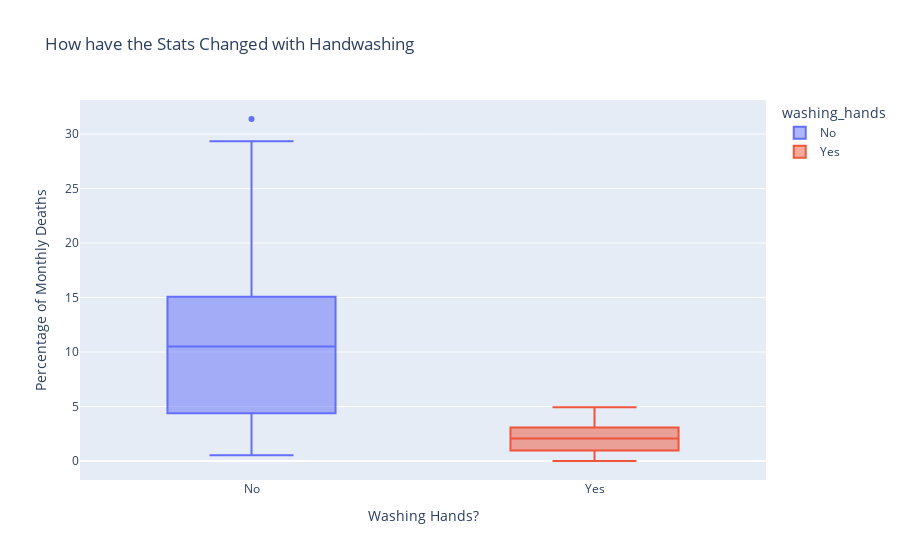

The notebook cell this image was saved under:
### Code cell
box = px.box(df_monthly,
             x="washing_hands",
             y="pct_deaths",
             color="washing_hands",
             title="How have the Stats Changed with Handwashing")

box.update_layout(xaxis_title="Washing Hands?",
                  yaxis_title="Percentage of Monthly Deaths")

box.show()

### Figure 1 — Plotly figure (JSON) as saved in the notebook; plotly's stock layout.template omitted (floating-point values rounded to 4 significant figures)
{"data": [{"alignmentgroup": "True", "hovertemplate": "washing_hands=%{x}<br>pct_deaths=%{y}<extra></extra>", "legendgroup": "No", "marker": {"color": "#636efa"}, "name": "No", "notched": false, "offsetgroup": "No", "orientation": "v", "showlegend": true, "type": "box", "x": ["No", "No", "No", "No", "No", "No", "No", "No", "No", "No", "No", "No", "No", "No", "No", "No", "No", "No", "No", "No", "No", "No", "No", "No", "No", "No", "No", "No", "No", "No", "No", "No", "No", "No", "No", "No", "No", "No", "No", "No", "No", "No", "No", "No", "No", "No", "No", "No", "No", "No", "No", "No", "No", "No", "No", "No", "No", "No", "No", "No", "No", "No", "No", "No", "No", "No", "No", "No", "No", "No", "No", "No", "No", "No", "No", "No"], "x0": " ", "xaxis": "x", "y": [14.57, 7.531, 4.332, 1.569, 0.7843, 5, 8.421, 1.351, 1.878, 11.02, 22.55, 20.85, 12.22, 10.23, 10.74, 3.226, 6.593, 20.78, 25.46, 18.39, 29.34, 22.97, 31.38, 19.12, 15.97, 12.41, 11.93, 6.098, 4.082, 0.5236, 1.554, 2.262, 17.6, 7.143, 8.051, 15.16, 11.28, 17.03, 17.31, 5.833, 2.679, 4.369, 6.32, 1.224, 3.226, 11.02, 10.55, 7.591, 4.745, 4.452, 4.231, 4.392, 7.143, 6.122, 3.586, 10.55, 14.84, 10.94, 10.49, 13.39, 18.09, 15.43, 18.97, 13.44, 10.15, 13.1, 18.06, 14.39, 14.96, 10.77, 5.369, 3.215, 1.923, 3.607, 18.27, 12.24], "y0": " ", "yaxis": "y"}, {"alignmentgroup": "True", "hovertemplate": "washing_hands=%{x}<br>pct_deaths=%{y}<extra></extra>", "legendgroup": "Yes", "marker": {"color": "#EF553B"}, "name": "Yes", "notched": false, "offsetgroup": "Yes", "orientation": "v", "showlegend": true, "type": "box", "x": ["Yes", "Yes", "Yes", "Yes", "Yes", "Yes", "Yes", "Yes", "Yes", "Yes", "Yes", "Yes", "Yes", "Yes", "Yes", "Yes", "Yes", "Yes", "Yes", "Yes", "Yes", "Yes"], "x0": " ", "xaxis": "x", "y": [2.239, 1.2, 1.894, 4.58, 3.957, 4.472, 2.93, 3.534, 0.6873, 0, 0.6557, 0.9585, 1.136, 0.3717, 0, 0.9615, 2.341, 2.903, 1.34, 2.233, 3.085, 4.926], "y0": " ", "yaxis": "y"}], "layout": {"boxmode": "overlay", "legend": {"title": {"text": "washing_hands"}, "tracegroupgap": 0}, "title": {"text": "How have the Stats Changed with Handwashing"}, "xaxis": {"anchor": "y", "categoryarray": ["No", "Yes"], "categoryorder": "array", "domain": [0, 1], "title": {"text": "Washing Hands?"}}, "yaxis": {"anchor": "x", "domain": [0, 1], "title": {"text": "Percentage of Monthly Deaths"}}}}
